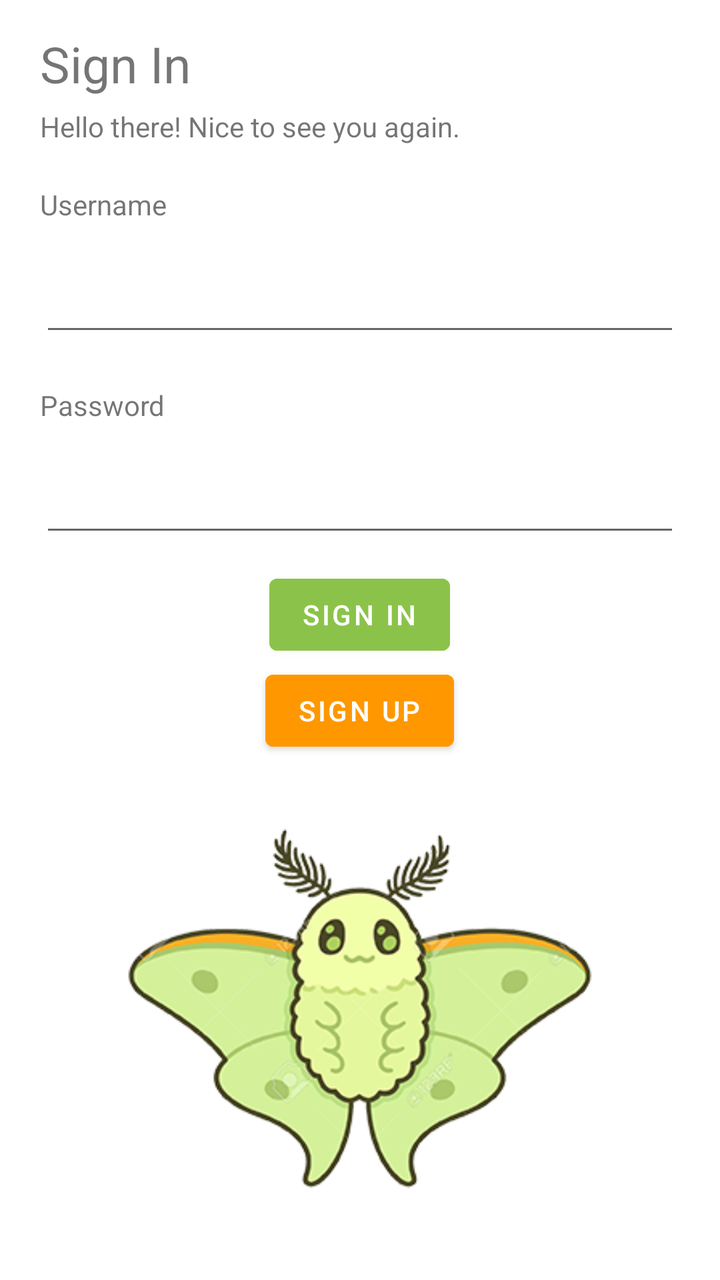
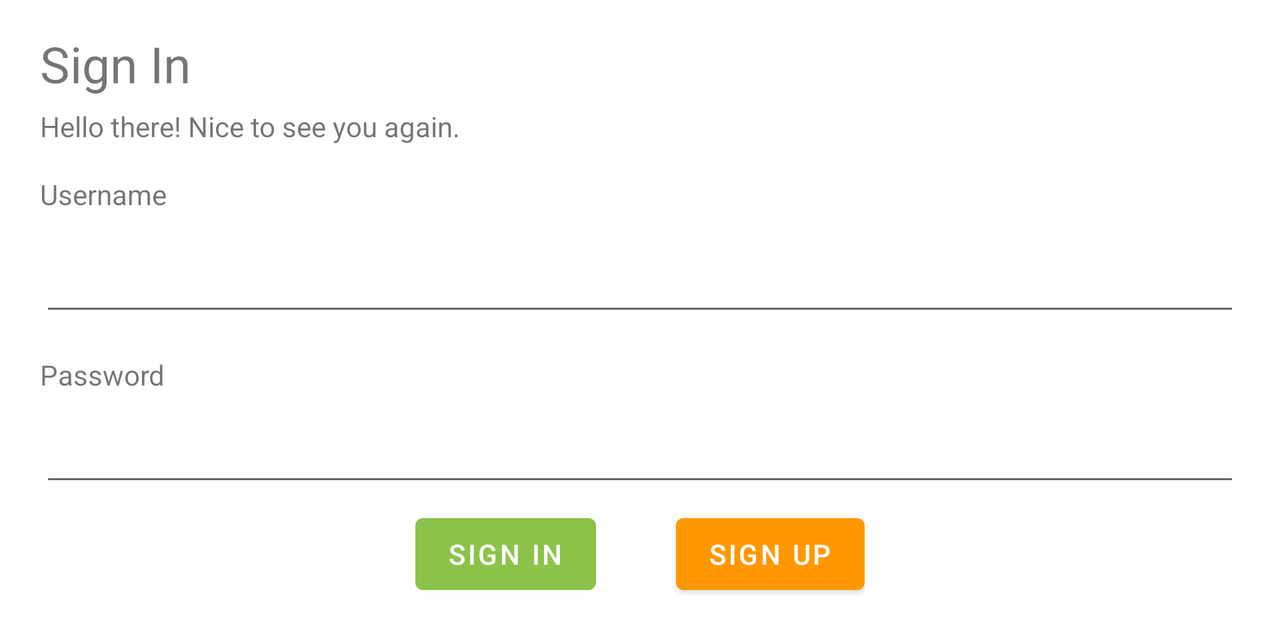

An Android layout and its configuration variant, each rendered on a device that would load it. The default file and the variant file are quoted in full after the pictures.
<!-- AndroidManifest.xml: application theme Theme.CS4518_FinalProject -->
<!-- res/layout/login_screen.xml -->
<?xml version="1.0" encoding="utf-8"?>
<LinearLayout xmlns:android="http://schemas.android.com/apk/res/android"
    xmlns:app="http://schemas.android.com/apk/res-auto"
    android:layout_width="match_parent"
    android:layout_height="wrap_content"
    android:layout_marginLeft="10dp"
    android:layout_marginTop="10dp"
    android:layout_marginRight="10dp"
    android:layout_marginBottom="10dp"
    android:orientation="vertical">

    <TextView
        android:id="@+id/textView_signIn"
        android:layout_width="match_parent"
        android:layout_height="wrap_content"
        android:layout_marginStart="10dp"
        android:layout_marginTop="5dp"
        android:layout_marginEnd="5dp"
        android:layout_marginBottom="5dp"
        android:text="@string/sign_in"
        android:textSize="25sp" />

    <TextView
        android:id="@+id/textView_youSent"
        android:layout_width="match_parent"
        android:layout_height="wrap_content"
        android:layout_marginStart="10dp"
        android:layout_marginBottom="5dp"
        android:text="@string/sign_in_greet" />

    <TextView
        android:id="@+id/textView_username"
        android:layout_width="match_parent"
        android:layout_height="wrap_content"
        android:layout_marginStart="10dp"
        android:layout_marginTop="15dp"
        android:layout_marginBottom="10dp"
        android:text="@string/sign_in_usern" />

    <EditText
        android:id="@+id/username_input"
        android:layout_width="match_parent"
        android:layout_height="wrap_content"
        android:layout_marginLeft="10dp"
        android:layout_marginTop="10dp"
        android:layout_marginRight="10dp"
        android:layout_marginBottom="10dp"
        android:autofillHints="username"
        android:inputType="text" />

    <TextView
        android:id="@+id/textView_password"
        android:layout_width="match_parent"
        android:layout_height="wrap_content"
        android:layout_marginLeft="10dp"
        android:layout_marginTop="10dp"
        android:layout_marginRight="10dp"
        android:layout_marginBottom="10dp"
        android:text="@string/sign_in_passw" />

    <EditText
        android:id="@+id/password_input"
        android:layout_width="match_parent"
        android:layout_height="wrap_content"
        android:layout_marginLeft="10dp"
        android:layout_marginTop="10dp"
        android:layout_marginRight="10dp"
        android:layout_marginBottom="10dp"
        android:autofillHints="password"
        android:inputType="text" />

    <Button
        android:id="@+id/button_signIn"
        android:layout_width="wrap_content"
        android:layout_height="wrap_content"
        android:layout_gravity="center"
        android:backgroundTint="#8BC34A"
        android:text="@string/sign_in" />

    <Button
        android:id="@+id/button_signUp"
        android:layout_width="wrap_content"
        android:layout_height="wrap_content"
        android:layout_gravity="center"
        android:backgroundTint="#FF9800"
        android:text="@string/sign_up" />

    <ImageView
        android:id="@+id/imageView2"
        android:layout_width="match_parent"
        android:layout_height="wrap_content"
        app:srcCompat="@drawable/moth_image" />
</LinearLayout>
<!-- resources referenced by this layout -->
<resources>
  <!-- drawable moth_image: png bitmap (drawable, 90166 bytes) -->
  <string name="sign_in">Sign In</string>
  <string name="sign_in_greet">Hello there! Nice to see you again.</string>
  <string name="sign_in_passw">Password</string>
  <string name="sign_in_usern">Username</string>
  <string name="sign_up">Sign Up</string>
  <style name="Theme.CS4518_FinalProject" parent="Theme.MaterialComponents.DayNight.DarkActionBar">
          
          <item name="colorPrimary">@color/purple_500</item>
          <item name="colorPrimaryVariant">@color/purple_700</item>
          <item name="colorOnPrimary">@color/white</item>
          
          <item name="colorSecondary">@color/teal_200</item>
          <item name="colorSecondaryVariant">@color/teal_700</item>
          <item name="colorOnSecondary">@color/black</item>
          
          <item name="android:statusBarColor" tools:targetApi="l">?attr/colorPrimaryVariant</item>
          
      </style>
</resources>
<!-- res/layout-land/login_screen.xml (the repository's variant of the layout above) -->
<!-- drawn on the phone turned sideways -->
<?xml version="1.0" encoding="utf-8"?>
<LinearLayout xmlns:android="http://schemas.android.com/apk/res/android"
    xmlns:app="http://schemas.android.com/apk/res-auto"
    android:layout_width="match_parent"
    android:layout_height="wrap_content"
    android:layout_marginLeft="10dp"
    android:layout_marginTop="10dp"
    android:layout_marginRight="10dp"
    android:layout_marginBottom="10dp"
    android:orientation="vertical">

    <TextView
        android:id="@+id/textView_signIn"
        android:layout_width="match_parent"
        android:layout_height="wrap_content"
        android:layout_marginStart="10dp"
        android:layout_marginTop="5dp"
        android:layout_marginEnd="5dp"
        android:layout_marginBottom="5dp"
        android:text="@string/sign_in"
        android:textSize="25sp" />

    <TextView
        android:id="@+id/textView_youSent"
        android:layout_width="match_parent"
        android:layout_height="wrap_content"
        android:layout_marginStart="10dp"
        android:layout_marginBottom="5dp"
        android:text="@string/sign_in_greet" />

    <TextView
        android:id="@+id/textView_username"
        android:layout_width="match_parent"
        android:layout_height="wrap_content"
        android:layout_marginStart="10dp"
        android:layout_marginTop="10dp"
        android:layout_marginBottom="5dp"
        android:text="@string/sign_in_usern" />

    <EditText
        android:id="@+id/username_input"
        android:layout_width="match_parent"
        android:layout_height="wrap_content"
        android:layout_marginLeft="10dp"
        android:layout_marginTop="10dp"
        android:layout_marginRight="10dp"
        android:layout_marginBottom="10dp"
        android:autofillHints="username"
        android:inputType="text" />

    <TextView
        android:id="@+id/textView_password"
        android:layout_width="match_parent"
        android:layout_height="wrap_content"
        android:layout_marginLeft="10dp"
        android:layout_marginTop="5dp"
        android:layout_marginRight="10dp"
        android:layout_marginBottom="5dp"
        android:text="@string/sign_in_passw" />

    <EditText
        android:id="@+id/password_input"
        android:layout_width="match_parent"
        android:layout_height="wrap_content"
        android:layout_marginLeft="10dp"
        android:layout_marginTop="5dp"
        android:layout_marginRight="10dp"
        android:layout_marginBottom="5dp"
        android:autofillHints="password"
        android:inputType="text" />

    <LinearLayout
        android:layout_width="wrap_content"
        android:layout_height="match_parent"
        android:layout_gravity="center"
        android:orientation="horizontal">

        <Button
            android:id="@+id/button_allow"
            android:layout_width="wrap_content"
            android:layout_height="wrap_content"
            android:layout_gravity="center"
            android:layout_marginRight="20dp"
            android:backgroundTint="#8BC34A"
            android:text="@string/sign_in" />

        <Button
            android:id="@+id/button_signUp"
            android:layout_width="wrap_content"
            android:layout_height="wrap_content"
            android:layout_gravity="center"
            android:layout_marginLeft="20dp"
            android:backgroundTint="#FF9800"
            android:text="@string/sign_up" />
    </LinearLayout>

</LinearLayout>
<!-- resources referenced by the variant -->
<!-- as the phone turned sideways resolves them -->
<resources>
  <string name="sign_in">Sign In</string>
  <string name="sign_in_greet">Hello there! Nice to see you again.</string>
  <string name="sign_in_passw">Password</string>
  <string name="sign_in_usern">Username</string>
  <string name="sign_up">Sign Up</string>
  <style name="Theme.CS4518_FinalProject" parent="Theme.MaterialComponents.DayNight.DarkActionBar">
          
          <item name="colorPrimary">@color/purple_500</item>
          <item name="colorPrimaryVariant">@color/purple_700</item>
          <item name="colorOnPrimary">@color/white</item>
          
          <item name="colorSecondary">@color/teal_200</item>
          <item name="colorSecondaryVariant">@color/teal_700</item>
          <item name="colorOnSecondary">@color/black</item>
          
          <item name="android:statusBarColor" tools:targetApi="l">?attr/colorPrimaryVariant</item>
          
      </style>
</resources>
